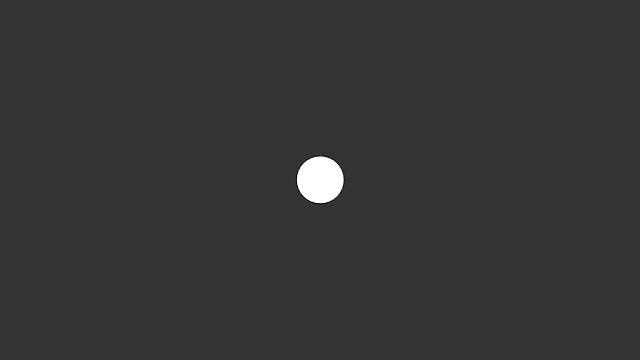
Frame 1 (no input)
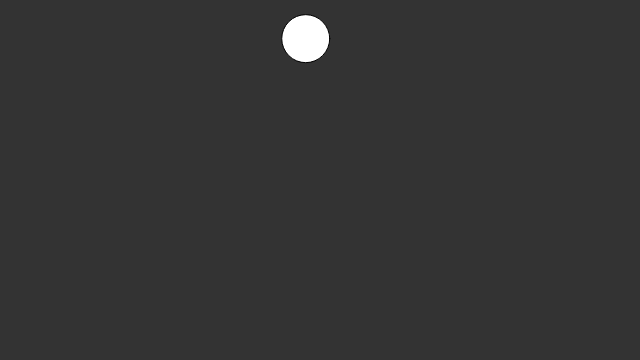
Frame 60 (no input)
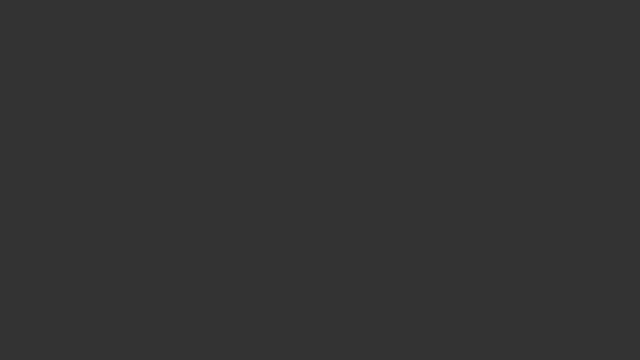
Frame 120 (the mouse pressed at the canvas centre since frame 60)

The p5.js sketch that drew these frames (run headless with seeded random() and noise() and a simulated clock; from frame 60 on, the mouse is pressed at the canvas centre):

// p5.js sketch
// ── sketch.js
// Daniel Shiffman
// https://www.kadenze.com/courses/the-nature-of-code
// http://natureofcode.com/
// Session 1: Random Walker

var w;
//var xoff = 0;

function setup() {
    createCanvas(640, 360);
    // Make a Walker object
    w = new Walker();
}

function draw() {
    background(51);
    // Update and display object
    w.update();
    w.display();
    //w.walk();
    //var xoff = noise(xoff) * width;
}

function Walker() {

    // Start Walker in center
    this.pos = createVector(width / 2, height / 2);
    this.vel = createVector(0, 0);
    //this.acc = p5.Vector.fromAngle(random(0, TWO_PI));
    //this.acc.setMag(0.2);

    this.update = function() {
	// Move Walker randomly
	this.acc = createVector(random(-1, 1), random(-1, 1));
	//this.acc = p5.Vector.fromAngle(random(0, TWO_PI));
	//this.acc.mult(5);

	//var mouse = createVector(mouseX, mouseY);
	//this.acc = p5.Vector.sub(mouse, this.pos);
	//this.acc.normalize();
	this.acc.mult(random(-1, 1)); 
	//this.acc.setMag(2);
	this.acc.rotate(0.5);
	this.vel.add(this.acc);
	this.pos.add(this.vel);
    }

    this.walk = function(){
	this.pos.x = this.pos.x + random(-1, 1);
	this.pos.y = this.pos.y + random(-1, 1);
    }

    this.display = function() {
	// Draw Walker as circle
	fill(255);
	ellipse(this.pos.x, this.pos.y, 48, 48);
    }
}
